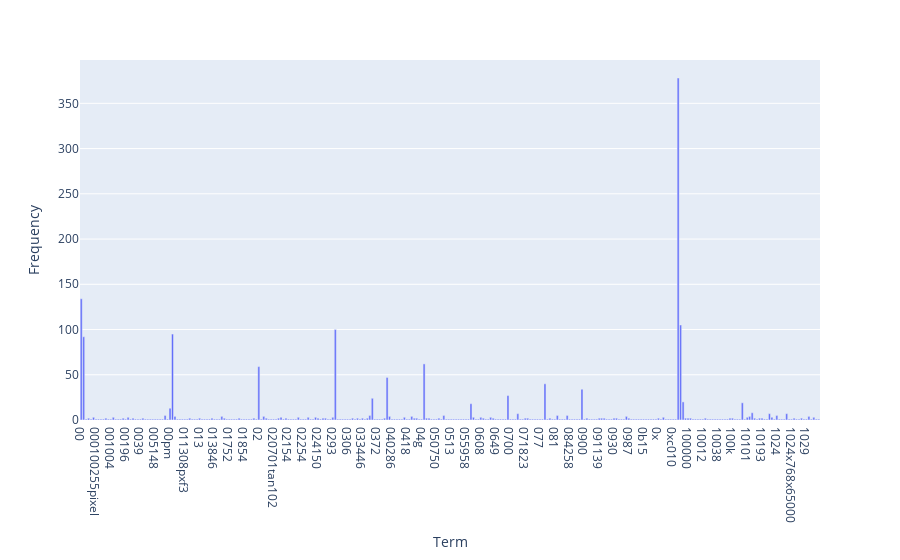

Source (notebook cell):
### Code cell
data = {"Term": count_vect.get_feature_names_out()[:300], "Frequency": term_frequencies[:300]}
df = pd.DataFrame(data)
fig = px.bar(df,x="Term", y="Frequency")
  
# showing the plot 
fig.show()

### Figure 1 — Plotly figure (JSON) as saved in the notebook; plotly's stock layout.template omitted (floating-point values rounded to 4 significant figures; data arrays with more than 128 entries replaced by an {"elided": "..."} marker saying what was removed)
{"data": [{"alignmentgroup": "True", "hovertemplate": "Term=%{x}<br>Frequency=%{y}<extra></extra>", "legendgroup": "", "marker": {"color": "#636efa", "pattern": {"shape": ""}}, "name": "", "offsetgroup": "", "orientation": "v", "showlegend": false, "textposition": "auto", "type": "bar", "x": {"elided": "300 str values"}, "xaxis": "x", "y": {"elided": "300 int values"}, "yaxis": "y"}], "layout": {"barmode": "relative", "legend": {"tracegroupgap": 0}, "margin": {"t": 60}, "xaxis": {"anchor": "y", "domain": [0, 1], "title": {"text": "Term"}}, "yaxis": {"anchor": "x", "domain": [0, 1], "title": {"text": "Frequency"}}}}
